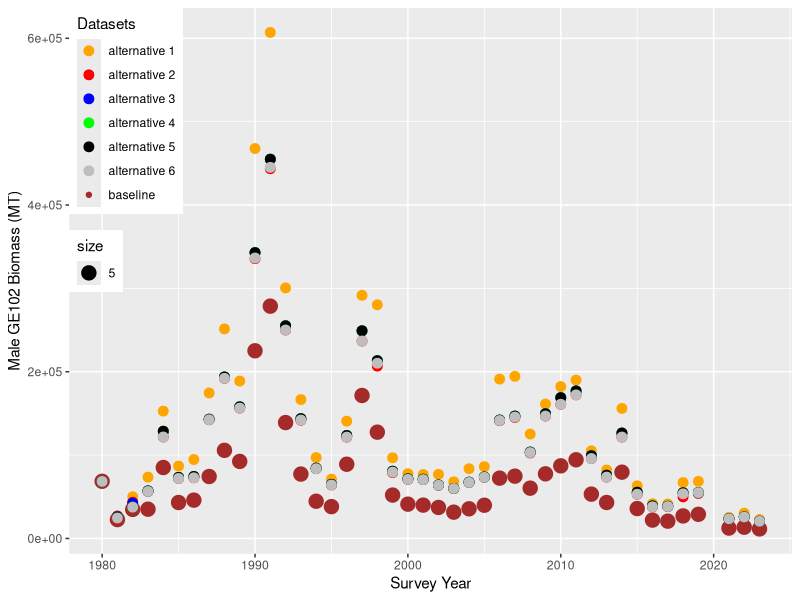
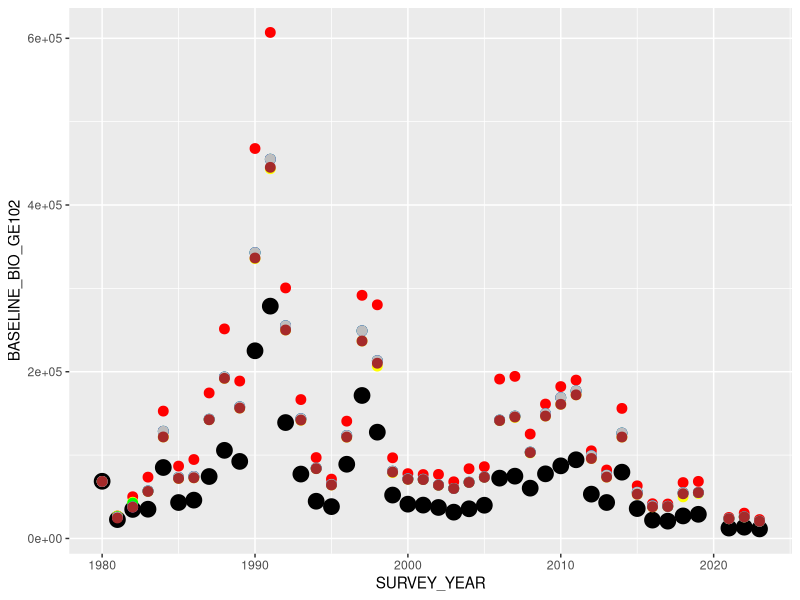
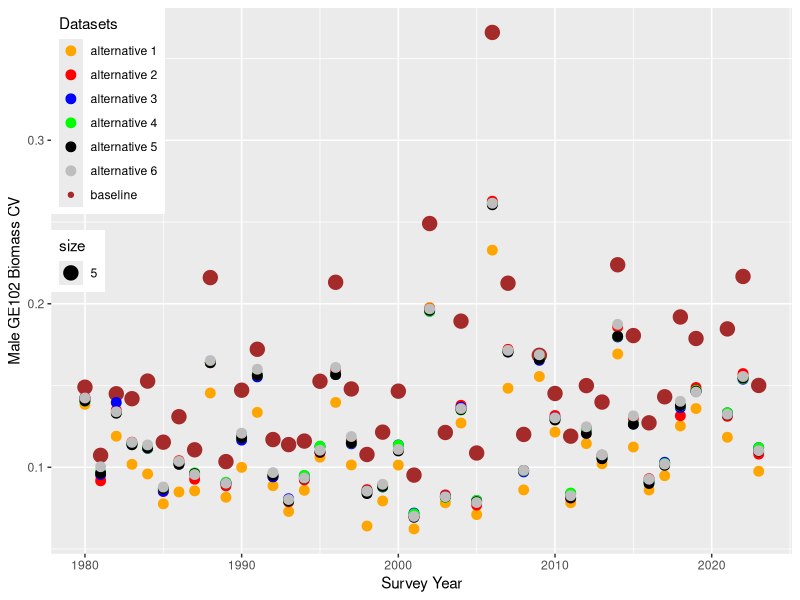
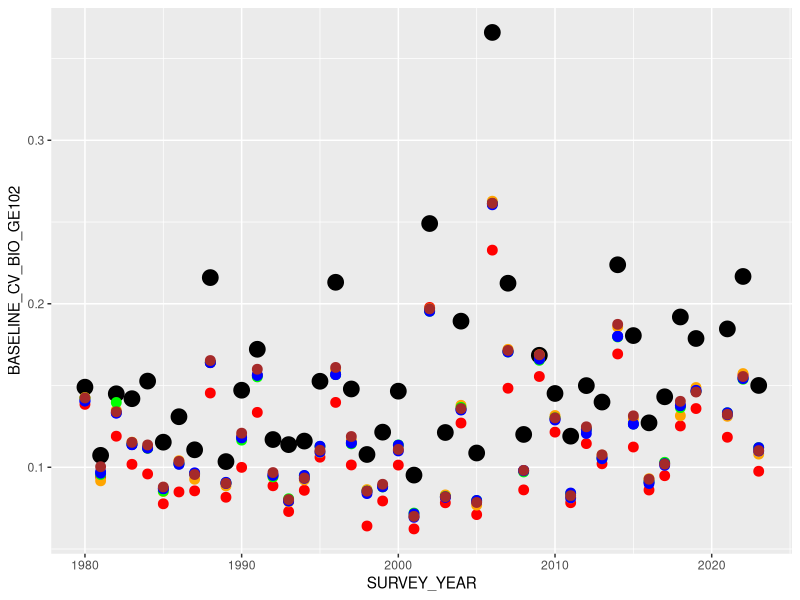
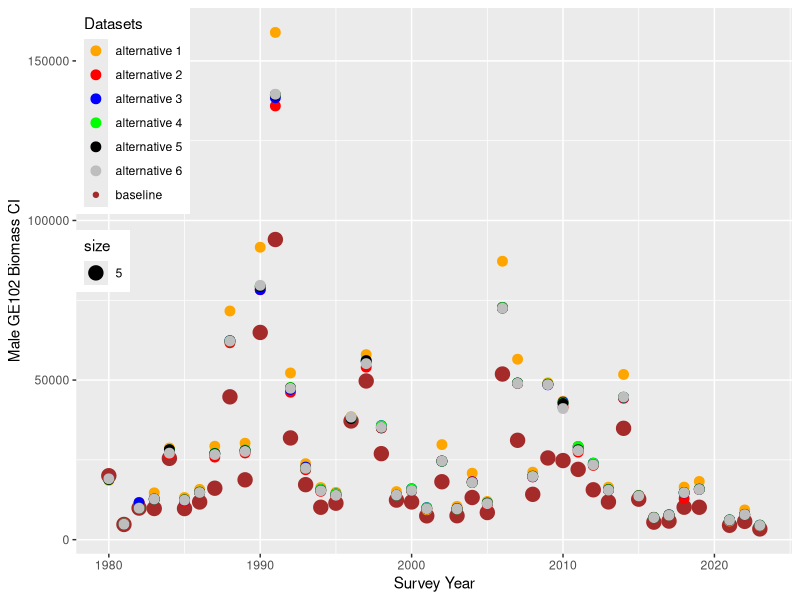
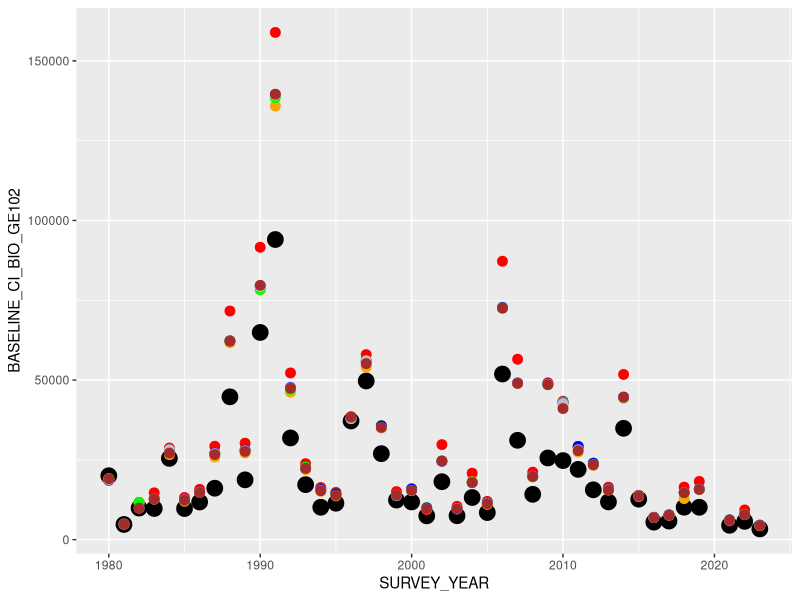

Here is the R script that generated these plots, in order:
library(tidyverse)
library(ggplot2)
library(dplyr)

##### Import data
base_bio<-read_csv("./Data/EBS/co_bio_baseline.csv")
alt_1_bio<-read_csv("./Data/EBS/co_bio_alt_strata_1.csv")
alt_2_bio<-read_csv("./Data/EBS/co_bio_alt_strata_2.csv")
alt_3_bio<-read_csv("./Data/EBS/co_bio_alt_strata_3.csv")
alt_4_bio<-read_csv("./Data/EBS/co_bio_alt_strata_4.csv")
alt_5_bio<-read_csv("./Data/EBS/co_bio_alt_strata_5.csv")
alt_6_bio<-read_csv("./Data/EBS/co_bio_alt_strata_6.csv")

base_abun<-read_csv("./Data/EBS/co_abun_baseline.csv")
alt_1_abun<-read_csv("./Data/EBS/co_abun_alt_strata_1.csv")
alt_2_abun<-read_csv("./Data/EBS/co_abun_alt_strata_2.csv")
alt_3_abun<-read_csv("./Data/EBS/co_abun_alt_strata_3.csv")
alt_4_abun<-read_csv("./Data/EBS/co_abun_alt_strata_4.csv")
alt_5_abun<-read_csv("./Data/EBS/co_abun_alt_strata_5.csv")
alt_6_abun<-read_csv("./Data/EBS/co_abun_alt_strata_6.csv")

base_abun
######### Mature male biomass
base_bio %>%
  select(SURVEY_YEAR, BIOMASS_MALE_GE102, CV_BIOMASS_MALE_GE102, CI_BIOMASS_MALE_GE102) %>%
  rename_all(~c("SURVEY_YEAR", "BASELINE_BIO_GE102", "BASELINE_CV_BIO_GE102", "BASELINE_CI_BIO_GE102")) -> base_matbio
  
alt_1_bio %>% 
  select(BIOMASS_MALE_GE102, CV_BIOMASS_MALE_GE102, CI_BIOMASS_MALE_GE102) %>%
     rename_all(~c("ALT1_BIO_GE102", "ALT1_CV_BIO_GE102", "ALT1_CI_BIO_GE102"))-> alt_1_matbio

alt_2_bio %>% 
  select(BIOMASS_MALE_GE102, CV_BIOMASS_MALE_GE102, CI_BIOMASS_MALE_GE102) %>%
   rename_all(~c("ALT2_BIO_GE102", "ALT2_CV_BIO_GE102", "ALT2_CI_BIO_GE102"))-> alt_2_matbio

alt_3_bio %>% 
  select(BIOMASS_MALE_GE102, CV_BIOMASS_MALE_GE102, CI_BIOMASS_MALE_GE102) %>%
   rename_all(~c("ALT3_BIO_GE102", "ALT3_CV_BIO_GE102", "ALT3_CI_BIO_GE102"))-> alt_3_matbio

alt_4_bio %>% 
  select(BIOMASS_MALE_GE102, CV_BIOMASS_MALE_GE102, CI_BIOMASS_MALE_GE102) %>%
   rename_all(~c("ALT4_BIO_GE102", "ALT4_CV_BIO_GE102", "ALT4_CI_BIO_GE102"))-> alt_4_matbio

alt_5_bio %>% 
  select(BIOMASS_MALE_GE102, CV_BIOMASS_MALE_GE102, CI_BIOMASS_MALE_GE102) %>%
  rename_all(~c("ALT5_BIO_GE102", "ALT5_CV_BIO_GE102", "ALT5_CI_BIO_GE102"))-> alt_5_matbio

alt_6_bio %>% 
  select(BIOMASS_MALE_GE102, CV_BIOMASS_MALE_GE102, CI_BIOMASS_MALE_GE102) %>%
  rename_all(~c("ALT6_BIO_GE102", "ALT6_CV_BIO_GE102", "ALT6_CI_BIO_GE102"))-> alt_6_matbio

all_bio<-as.data.frame(cbind(base_matbio, alt_1_matbio, alt_2_matbio, alt_3_matbio, alt_4_matbio, alt_5_matbio, alt_6_matbio))
###########

base_abun %>%
  select(SURVEY_YEAR, NUM_MALE_GE102, CV_NUM_MALE_GE102, CI_NUM_MALE_GE102) %>%
  rename_all(~c("SURVEY_YEAR", "BASELINE_ABUN_GE102", "BASELINE_CV_ABUN_GE102","BASELINE_CI_ABUN_GE102")) -> base_matabun

alt_1_abun %>%
  select(NUM_MALE_GE102, CV_NUM_MALE_GE102, CI_NUM_MALE_GE102) %>%
  rename_all(~c("ALT1_ABUN_GE102", "ALT1_CV_ABUN_GE102","ALT1_CI_ABUN_GE102")) -> alt_1_matabun

alt_2_abun %>%
  select(NUM_MALE_GE102, CV_NUM_MALE_GE102, CI_NUM_MALE_GE102) %>%
  rename_all(~c("ALT2_ABUN_GE102", "ALT2_CV_ABUN_GE102","ALT2_CI_ABUN_GE102")) -> alt_2_matabun

alt_3_abun %>%
  select(NUM_MALE_GE102, CV_NUM_MALE_GE102, CI_NUM_MALE_GE102) %>%
  rename_all(~c("ALT3_ABUN_GE102", "ALT3_CV_ABUN_GE102","ALT3_CI_ABUN_GE102")) -> alt_3_matabun

alt_4_abun %>%
  select(NUM_MALE_GE102, CV_NUM_MALE_GE102, CI_NUM_MALE_GE102) %>%
  rename_all(~c("ALT4_ABUN_GE102", "ALT4_CV_ABUN_GE102","ALT4_CI_ABUN_GE102")) -> alt_4_matabun

alt_5_abun %>%
  select(NUM_MALE_GE102, CV_NUM_MALE_GE102, CI_NUM_MALE_GE102) %>%
  rename_all(~c("ALT5_ABUN_GE102", "ALT5_CV_ABUN_GE102","ALT5_CI_ABUN_GE102")) -> alt_5_matabun

alt_6_abun %>%
  select(NUM_MALE_GE102, CV_NUM_MALE_GE102, CI_NUM_MALE_GE102) %>%
  rename_all(~c("ALT6_ABUN_GE102", "ALT6_CV_ABUN_GE102","ALT6_CI_ABUN_GE102")) -> alt_6_matabun

all_abun<-as.data.frame(cbind(base_matabun, alt_1_matabun, alt_2_matabun, alt_3_matabun, alt_4_matabun, alt_5_matabun, alt_6_matabun))

################################ LE94 BIOMASS #########################################################################
names(all_bio)

ggplot(all_bio, aes(x=SURVEY_YEAR, y=BASELINE_BIO_GE102, color ="baseline", size = 5))+
  geom_point()+  
  geom_point(aes(y=ALT1_BIO_GE102, color = "alternative 1"), size = 3) +
  geom_point(aes(y=ALT2_BIO_GE102, color = "alternative 2"), size = 3)+
  geom_point(aes(y=ALT3_BIO_GE102, color = "alternative 3"), size = 3)+
  geom_point(aes(y=ALT4_BIO_GE102, color = "alternative 4"), size = 3)+
  geom_point(aes(y=ALT5_BIO_GE102, color = "alternative 5"), size = 3)+
  geom_point(aes(y=ALT6_BIO_GE102, color = "alternative 6"), size = 3)+
  labs(colour="Datasets",y="Male GE102 Biomass (MT)",x="Survey Year")+ 
  theme(legend.position = c(0, 1),legend.justification = c(0, 1))+
  scale_color_manual(values = c("orange","red", "blue", "green", "black", "grey","brown"))
  
  
  
  

ggplot(all_bio, aes(x=SURVEY_YEAR))+
  geom_point(aes(y=BASELINE_BIO_GE102), color ="black", size = 5) +
  geom_point(aes(y=ALT1_BIO_GE102), color = "red", size = 3) +
  geom_point(aes(y=ALT2_BIO_GE102), color = "yellow", size = 3)+
  geom_point(aes(y=ALT3_BIO_GE102), color = "green", size = 3)+
  geom_point(aes(y=ALT4_BIO_GE102), color = "blue", size = 3)+
  geom_point(aes(y=ALT5_BIO_GE102), color = "grey", size = 3)+
  geom_point(aes(y=ALT6_BIO_GE102), color = "brown", size = 3)

################################ LE94 BIOMASS CV #########################################################################
names(all_bio)

ggplot(all_bio, aes(x=SURVEY_YEAR, y=BASELINE_CV_BIO_GE102, color ="baseline", size = 5))+
  geom_point()+  
  geom_point(aes(y=ALT1_CV_BIO_GE102, color = "alternative 1"), size = 3) +
  geom_point(aes(y=ALT2_CV_BIO_GE102, color = "alternative 2"), size = 3)+
  geom_point(aes(y=ALT3_CV_BIO_GE102, color = "alternative 3"), size = 3)+
  geom_point(aes(y=ALT4_CV_BIO_GE102, color = "alternative 4"), size = 3)+
  geom_point(aes(y=ALT5_CV_BIO_GE102, color = "alternative 5"), size = 3)+
  geom_point(aes(y=ALT6_CV_BIO_GE102, color = "alternative 6"), size = 3)+
  labs(colour="Datasets",y="Male GE102 Biomass CV",x="Survey Year")+ 
  theme(legend.position = c(0, 1),legend.justification = c(0, 1))+
  scale_color_manual(values = c("orange","red", "blue", "green", "black","grey","brown"))


ggplot(all_bio, aes(x=SURVEY_YEAR))+
  geom_point(aes(y=BASELINE_CV_BIO_GE102), color ="black", size = 5) +
  geom_point(aes(y=ALT1_CV_BIO_GE102), color = "red", size = 3) +
  geom_point(aes(y=ALT2_CV_BIO_GE102), color = "orange", size = 3)+
  geom_point(aes(y=ALT3_CV_BIO_GE102), color = "green", size = 3)+
  geom_point(aes(y=ALT4_CV_BIO_GE102), color = "blue", size = 3)+
  geom_point(aes(y=ALT5_CV_BIO_GE102), color = "blue", size = 3)+
  geom_point(aes(y=ALT6_CV_BIO_GE102), color = "brown", size = 3)
  

################################ LE94 BIOMASS CI #########################################################################
names(all_bio)

ggplot(all_bio, aes(x=SURVEY_YEAR, y=BASELINE_CI_BIO_GE102, color ="baseline", size = 5))+
  geom_point()+  
  geom_point(aes(y=ALT1_CI_BIO_GE102, color = "alternative 1"), size = 3)+
  geom_point(aes(y=ALT2_CI_BIO_GE102, color = "alternative 2"), size = 3)+
  geom_point(aes(y=ALT3_CI_BIO_GE102, color = "alternative 3"), size = 3)+
  geom_point(aes(y=ALT4_CI_BIO_GE102, color = "alternative 4"), size = 3)+
  geom_point(aes(y=ALT5_CI_BIO_GE102, color = "alternative 5"), size = 3)+
  geom_point(aes(y=ALT6_CI_BIO_GE102, color = "alternative 6"), size = 3)+
  labs(colour="Datasets",y="Male GE102 Biomass CI",x="Survey Year")+ 
  theme(legend.position = c(0, 1),legend.justification = c(0, 1))+
  scale_color_manual(values = c("orange","red", "blue", "green", "black", "grey","brown"))


ggplot(all_bio, aes(x=SURVEY_YEAR))+
  geom_point(aes(y=BASELINE_CI_BIO_GE102), color ="black", size = 5)+
  geom_point(aes(y=ALT1_CI_BIO_GE102), color = "red", size = 3)+
  geom_point(aes(y=ALT2_CI_BIO_GE102), color = "orange", size = 3)+
  geom_point(aes(y=ALT3_CI_BIO_GE102), color = "green", size = 3)+
  geom_point(aes(y=ALT4_CI_BIO_GE102), color = "blue", size = 3)+
  geom_point(aes(y=ALT5_CI_BIO_GE102), color = "grey", size = 3)+
  geom_point(aes(y=ALT6_CI_BIO_GE102), color = "brown", size = 3)

###########################################################################################################################
#################################### calculate averages for each group/column  across all years############################


all_bio %>%
  select(where(is.numeric)) %>% 
  colMeans(na.rm = TRUE) -> all_bio_avgs

all_abun %>%
  select(where(is.numeric)) %>% 
  colMeans(na.rm = TRUE) -> all_abun_avgs

all_bio %>%
  select(BASELINE_CV_BIO_GE102,ALT1_CV_BIO_GE102,ALT2_CV_BIO_GE102,ALT3_CV_BIO_GE102,ALT4_CV_BIO_GE102,ALT5_CV_BIO_GE102,ALT6_CV_BIO_GE102) %>% 
  colMeans(na.rm = TRUE) %>%
  as.matrix()-> bio_cv_avgs

bio_cv_avgs




  

#################################### Deprecated method ###################################################################
#all_bio %>%
#  select(where(is.numeric)) %>%
# summarise(across(everything(), 
#                  mean,
#                  na.rm = TRUE)) ->all_bio_avgs
#all_bio_avgs
